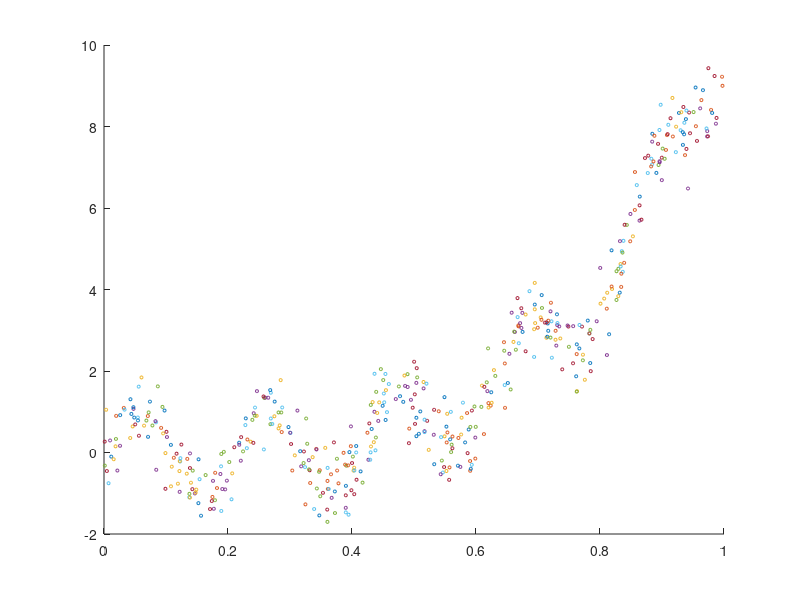

MATLAB code to generate this figure: (Note: this script raises an error after producing the figure.)
load('reg_data_set_1.mat');
scatter(x(1),y(1),5,'blue');
hold on;
for i=1:length(x)
    scatter(x(i),y(i),5,'blue');
end
hold off;

%analitical
x2 = [ones(length(x),1) x];
wanalitical = 1/(transpose(x2)*x2).*x2.*y;

%plot analitical

%randomly initialize w1, w0
i1 = randi(length(x));
i2 = randi(length(x));

%t=? ask to user
%num_iter=? ask to user

for k=1:num_iter
    [J, G] = Jfunc(w, x, y);
    w = w + t.*G;
    %control de J
end
